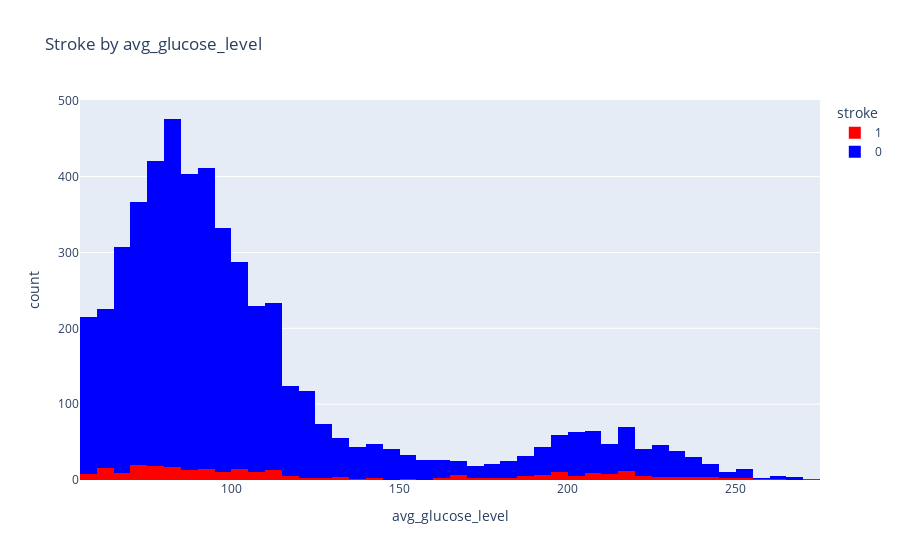

The code cell stored with this chart in its notebook:
### Code cell
grafico = px.histogram(data_base1, x="avg_glucose_level", color="stroke", color_discrete_map={1: "red", 0: "blue"}, width=900, title = "Stroke by avg_glucose_level")
# etapa 2: exibir o gráfico
grafico.show()

### Figure 1 — Plotly figure (JSON) as saved in the notebook; plotly's stock layout.template omitted (floating-point values rounded to 4 significant figures; data arrays with more than 128 entries replaced by an {"elided": "..."} marker saying what was removed)
{"data": [{"alignmentgroup": "True", "bingroup": "x", "hovertemplate": "stroke=1<br>avg_glucose_level=%{x}<br>count=%{y}<extra></extra>", "legendgroup": "1", "marker": {"color": "red", "pattern": {"shape": ""}}, "name": "1", "offsetgroup": "1", "orientation": "v", "showlegend": true, "type": "histogram", "x": {"elided": "284 float values"}, "xaxis": "x", "yaxis": "y"}, {"alignmentgroup": "True", "bingroup": "x", "hovertemplate": "stroke=0<br>avg_glucose_level=%{x}<br>count=%{y}<extra></extra>", "legendgroup": "0", "marker": {"color": "blue", "pattern": {"shape": ""}}, "name": "0", "offsetgroup": "0", "orientation": "v", "showlegend": true, "type": "histogram", "x": {"elided": "4894 float values"}, "xaxis": "x", "yaxis": "y"}], "layout": {"barmode": "relative", "legend": {"title": {"text": "stroke"}, "tracegroupgap": 0}, "title": {"text": "Stroke by avg_glucose_level"}, "width": 900, "xaxis": {"anchor": "y", "domain": [0, 1], "title": {"text": "avg_glucose_level"}}, "yaxis": {"anchor": "x", "domain": [0, 1], "title": {"text": "count"}}}}
